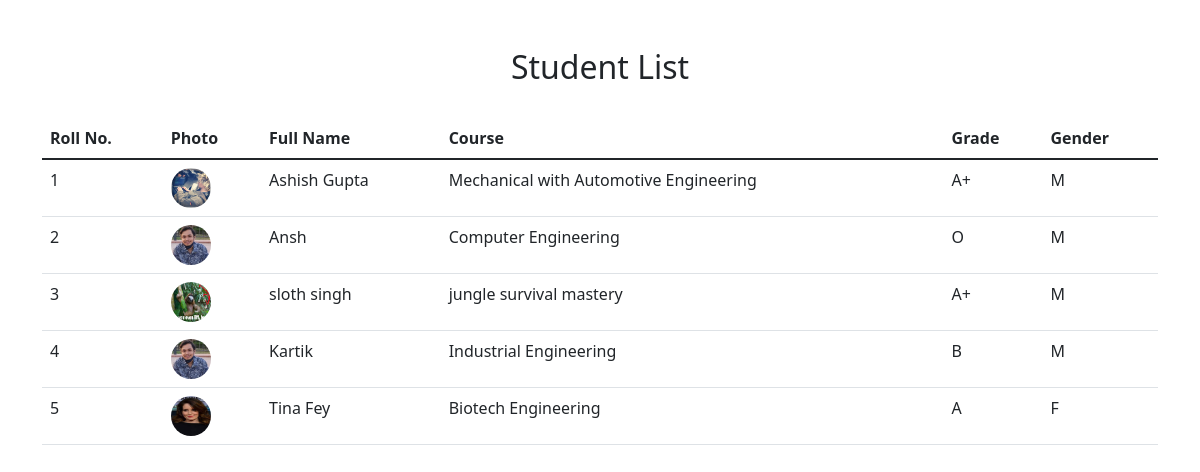
/student-list/, run on the app's committed database.
### students/models.py (models this page shows)
class Students(models.Model) :
    gender_choices = [
        ('M', 'Male'),
        ('F', 'Female'),
    ]
    roll_no = models.IntegerField()
    photo = models.ImageField(upload_to='photos/%Y/%m/%d/')
    fullname = models.CharField(max_length=100)
    course = models.CharField(max_length=100)
    grade = models.CharField(max_length=100)
    gender = models.CharField(choices=gender_choices, max_length=100)

### students/views.py (the view)
# urls.py: path('', views.studentlist, name = 'studentlist'),
def studentlist(request) :
    get_students = Students.objects.all()
    data  = {
       'get_students' : get_students
    }
    return render(request, 'studentlist.html', data)

### templates/studentlist.html (shortened to what this page needs)
{% load static %}
<!DOCTYPE html>
<html lang="en" dir="ltr">
  <head>
    <link rel="stylesheet" href="{% static 'css/bootstrap.min.css' %}">
  </head>
  <body>
    <div class = "container">
          <h2 class = "text-center mt-5">Student List</h2>
          <br>
          <table class="table table-hover">
      <thead>
        <tr>
          <th scope="col">Roll No.</th>
          <th scope="col">Photo</th>
          <th scope="col">Full Name</th>
          <th scope="col">Course</th>
          <th scope="col">Grade</th>
          <th scope="col">Gender</th>
        </tr>
      </thead>
      <tbody>
        {% for student in get_students %}
        <tr>
          <td>{{ student.roll_no }}</td>
          <td><img src = "{{student.photo.url}}" height = "40" width = "40" style="border-radius : 50px"></td>
          <td>{{ student.fullname }}</td>
          <td>{{ student.course }}</td>
          <td>{{ student.grade }}</td>
          <td>{{ student.gender }}</td>
        </tr>
        {% endfor %}
      </tbody>
    </table>
    </div>
  </body>
</html>

### data on the page
Students: roll_no "1", photo (picture), fullname "Ashish Gupta", course "Mechanical with Automotive Engineering", grade "A+", gender "M"
Students: roll_no "2", photo (placeholder picture), fullname "Ansh", course "Computer Engineering", grade "O", gender "M"
Students: roll_no "3", photo (picture), fullname "sloth singh", course "jungle survival mastery", grade "A+", gender "M"
Students: roll_no "4", photo (picture), fullname "Kartik", course "Industrial Engineering", grade "B", gender "M"
Students: roll_no "5", photo (picture), fullname "Tina Fey", course "Biotech Engineering", grade "A", gender "F"
